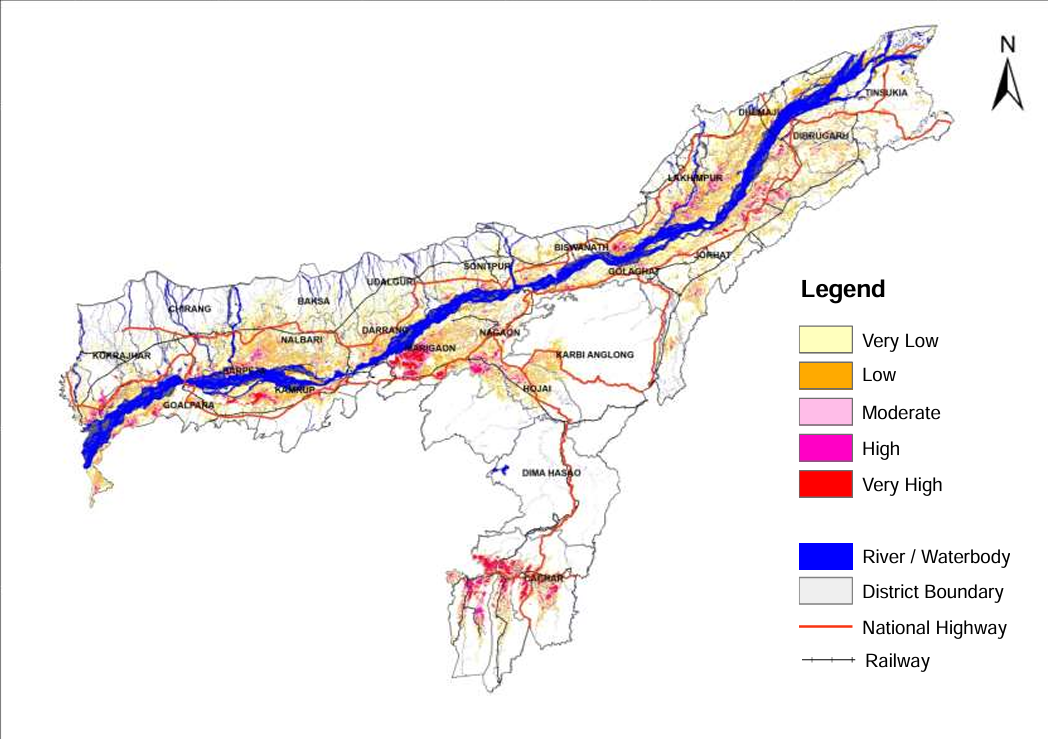
#> input picture assam.png, 1048 x 739 px
$ python -i image_processing.py   (imports and definitions only)
#> lines starting #> are read from the running program, lines starting #| are printed output that depends on the picture
import cv2
import numpy as np

class ImageProcessor:
    def __init__(self):
        self.sample_points = []
        self.hsv_lower = None
        self.hsv_upper = None
        self.is_red_wrap = False
        self.image = None

    # [60 lines left out: functions select_sample_points, mouse_click, compute_dynamic_hsv, not called in this run]

    def mask_flood_areas(self, image):
        hsv = cv2.cvtColor(image, cv2.COLOR_BGR2HSV)

        if self.is_red_wrap:
            lower_mask = cv2.inRange(hsv,
                                     np.array([0, self.hsv_lower[1], self.hsv_lower[2]]),
                                     np.array([10, self.hsv_upper[1], self.hsv_upper[2]]))
            upper_mask = cv2.inRange(hsv,
                                     np.array([170, self.hsv_lower[1], self.hsv_lower[2]]),
                                     np.array([179, self.hsv_upper[1], self.hsv_upper[2]]))
            mask = cv2.bitwise_or(lower_mask, upper_mask)
        else:
            mask = cv2.inRange(hsv, self.hsv_lower, self.hsv_upper)

        # Morphological clean-up
        kernel = np.ones((5,5), np.uint8)
        mask = cv2.morphologyEx(mask, cv2.MORPH_CLOSE, kernel)
        mask = cv2.morphologyEx(mask, cv2.MORPH_OPEN, kernel)

        print(f"Mask created. Non-zero pixels: {np.count_nonzero(mask)}")
        return mask

    # [5 lines left out: function find_filtered_contours, not called in this run]

>>> import cv2
>>> picture = cv2.imread('assam.png', cv2.IMREAD_GRAYSCALE)
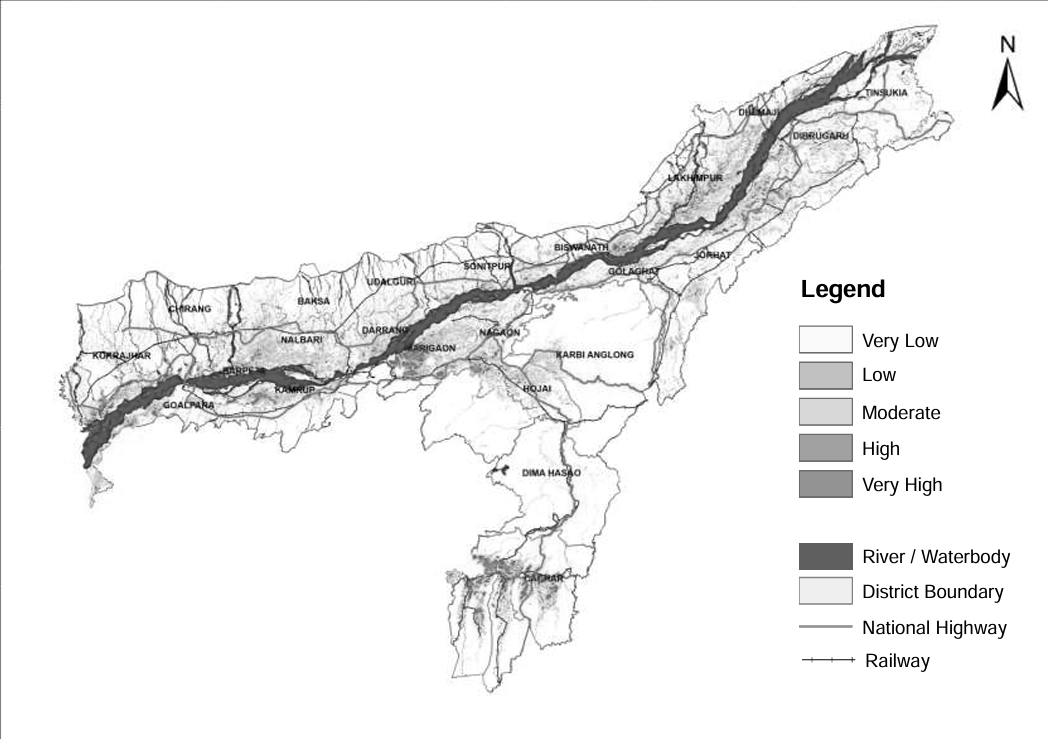
#> picture: shape (739, 1048); min 0, max 255, mean 240.8
#> (the run stopped early here; a loop or call above may not have finished)
